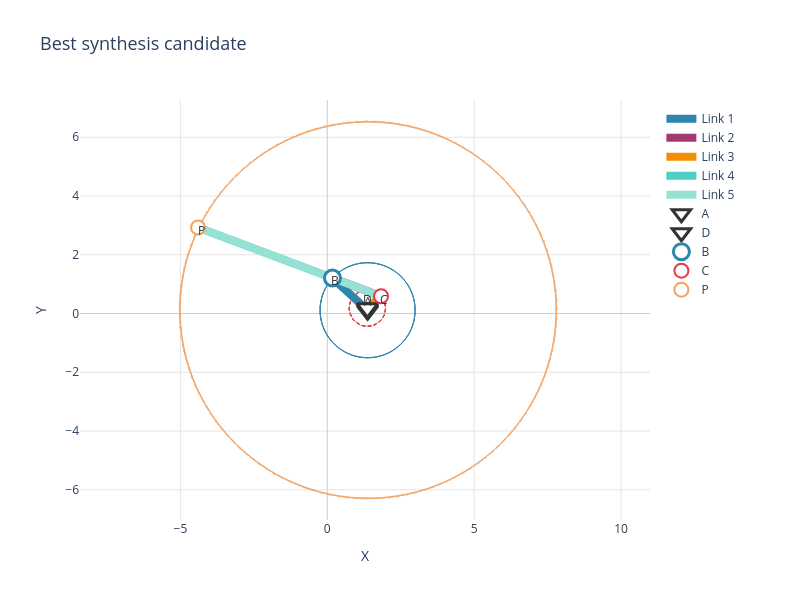

The notebook cell this image was saved under:
### Markdown cell above
### Interactive Plotly view

`Ensemble.plot_plotly(idx)` creates an interactive diagram:

### Code cell
fig = synth_ens.plot_plotly(idx=0, title="Best synthesis candidate")
fig.show()

### Figure 1 — Plotly figure (JSON) as saved in the notebook; plotly's stock layout.template omitted (floating-point values rounded to 4 significant figures; data arrays with more than 128 entries replaced by an {"elided": "..."} marker saying what was removed)
{"data": [{"hoverinfo": "skip", "line": {"color": "#333333", "dash": "dot", "width": 1}, "mode": "lines", "name": "A path", "opacity": 0.5, "showlegend": false, "type": "scatter", "x": {"elided": "360 float values"}, "y": {"elided": "360 float values"}}, {"hoverinfo": "skip", "line": {"color": "#333333", "dash": "dot", "width": 1}, "mode": "lines", "name": "D path", "opacity": 0.5, "showlegend": false, "type": "scatter", "x": {"elided": "360 float values"}, "y": {"elided": "360 float values"}}, {"hoverinfo": "skip", "line": {"color": "#2E86AB", "dash": "dot", "width": 1}, "mode": "lines", "name": "B path", "opacity": 0.5, "showlegend": false, "type": "scatter", "x": {"elided": "360 float values"}, "y": {"elided": "360 float values"}}, {"hoverinfo": "skip", "line": {"color": "#E63946", "dash": "dot", "width": 1}, "mode": "lines", "name": "C path", "opacity": 0.5, "showlegend": false, "type": "scatter", "x": {"elided": "360 float values"}, "y": {"elided": "360 float values"}}, {"hoverinfo": "skip", "line": {"color": "#F4A261", "dash": "dot", "width": 1}, "mode": "lines", "name": "P path", "opacity": 0.5, "showlegend": false, "type": "scatter", "x": {"elided": "360 float values"}, "y": {"elided": "360 float values"}}, {"hoverinfo": "name", "line": {"color": "#2E86AB", "width": 8}, "mode": "lines", "name": "Link 1", "type": "scatter", "x": [1.372, 0.1761], "y": [0.111, 1.208]}, {"hoverinfo": "name", "line": {"color": "#A23B72", "width": 8}, "mode": "lines", "name": "Link 2", "type": "scatter", "x": [0.1761, 1.831], "y": [1.208, 0.586]}, {"hoverinfo": "name", "line": {"color": "#F18F01", "width": 8}, "mode": "lines", "name": "Link 3", "type": "scatter", "x": [1.365, 1.831], "y": [0.1795, 0.586]}, {"hoverinfo": "name", "line": {"color": "#4ECDC4", "width": 8}, "mode": "lines", "name": "Link 4", "type": "scatter", "x": [0.1761, -4.399], "y": [1.208, 2.926]}, {"hoverinfo": "name", "line": {"color": "#95E1D3", "width": 8}, "mode": "lines", "name": "Link 5", "type": "scatter", "x": [1.831, -4.399], "y": [0.586, 2.926]}, {"hoverinfo": "skip", "line": {"color": "#333333", "width": 2}, "mode": "lines", "showlegend": false, "type": "scatter", "x": [1.222, 1.522], "y": [0.01101, 0.01101]}, {"hoverinfo": "skip", "line": {"color": "#333333", "width": 2}, "mode": "lines", "showlegend": false, "type": "scatter", "x": [1.252, 1.492], "y": [-0.03899, -0.03899]}, {"hoverinfo": "skip", "line": {"color": "#333333", "width": 2}, "mode": "lines", "showlegend": false, "type": "scatter", "x": [1.282, 1.462], "y": [-0.08899, -0.08899]}, {"hoverinfo": "skip", "line": {"color": "#333333", "width": 2}, "mode": "lines", "showlegend": false, "type": "scatter", "x": [1.215, 1.515], "y": [0.07954, 0.07954]}, {"hoverinfo": "skip", "line": {"color": "#333333", "width": 2}, "mode": "lines", "showlegend": false, "type": "scatter", "x": [1.245, 1.485], "y": [0.02954, 0.02954]}, {"hoverinfo": "skip", "line": {"color": "#333333", "width": 2}, "mode": "lines", "showlegend": false, "type": "scatter", "x": [1.275, 1.455], "y": [-0.02046, -0.02046]}, {"hovertemplate": "<b>A</b><br>x: 1.372<br>y: 0.111<extra></extra>", "marker": {"color": "white", "line": {"color": "#333333", "width": 3}, "size": 18, "symbol": "triangle-down"}, "mode": "markers", "name": "A", "type": "scatter", "x": [1.372], "y": [0.111]}, {"hovertemplate": "<b>D</b><br>x: 1.365<br>y: 0.180<extra></extra>", "marker": {"color": "white", "line": {"color": "#333333", "width": 3}, "size": 18, "symbol": "triangle-down"}, "mode": "markers", "name": "D", "type": "scatter", "x": [1.365], "y": [0.1795]}, {"hovertemplate": "<b>B</b><br>x: 0.176<br>y: 1.208<extra></extra>", "marker": {"color": "white", "line": {"color": "#2E86AB", "width": 3}, "size": 16, "symbol": "circle"}, "mode": "markers", "name": "B", "type": "scatter", "x": [0.1761], "y": [1.208]}, {"hovertemplate": "<b>C</b><br>x: 1.831<br>y: 0.586<extra></extra>", "marker": {"color": "white", "line": {"color": "#E63946", "width": 2}, "size": 14, "symbol": "circle"}, "mode": "markers", "name": "C", "type": "scatter", "x": [1.831], "y": [0.586]}, {"hovertemplate": "<b>P</b><br>x: -4.399<br>y: 2.926<extra></extra>", "marker": {"color": "white", "line": {"color": "#F4A261", "width": 2}, "size": 14, "symbol": "circle"}, "mode": "markers", "name": "P", "type": "scatter", "x": [-4.399], "y": [2.926]}], "layout": {"annotations": [{"font": {"color": "#333", "size": 12}, "showarrow": false, "text": "A", "x": 1.372, "y": 0.411}, {"font": {"color": "#333", "size": 12}, "showarrow": false, "text": "D", "x": 1.365, "y": 0.4795}, {"font": {"color": "#333", "size": 12}, "showarrow": false, "text": "B", "x": 0.2761, "y": 1.108}, {"font": {"color": "#333", "size": 12}, "showarrow": false, "text": "C", "x": 1.931, "y": 0.486}, {"font": {"color": "#333", "size": 12}, "showarrow": false, "text": "P", "x": -4.299, "y": 2.826}], "height": 600, "legend": {"x": 1.02, "xanchor": "left", "y": 0.99, "yanchor": "top"}, "margin": {"r": 150}, "paper_bgcolor": "white", "plot_bgcolor": "white", "showlegend": true, "title": {"font": {"size": 18}, "text": "Best synthesis candidate"}, "width": 800, "xaxis": {"gridcolor": "#E5E5E5", "gridwidth": 1, "scaleanchor": "y", "scaleratio": 1, "showgrid": true, "title": {"text": "X"}, "zeroline": true, "zerolinecolor": "#CCCCCC", "zerolinewidth": 1}, "yaxis": {"gridcolor": "#E5E5E5", "gridwidth": 1, "showgrid": true, "title": {"text": "Y"}, "zeroline": true, "zerolinecolor": "#CCCCCC", "zerolinewidth": 1}}}
